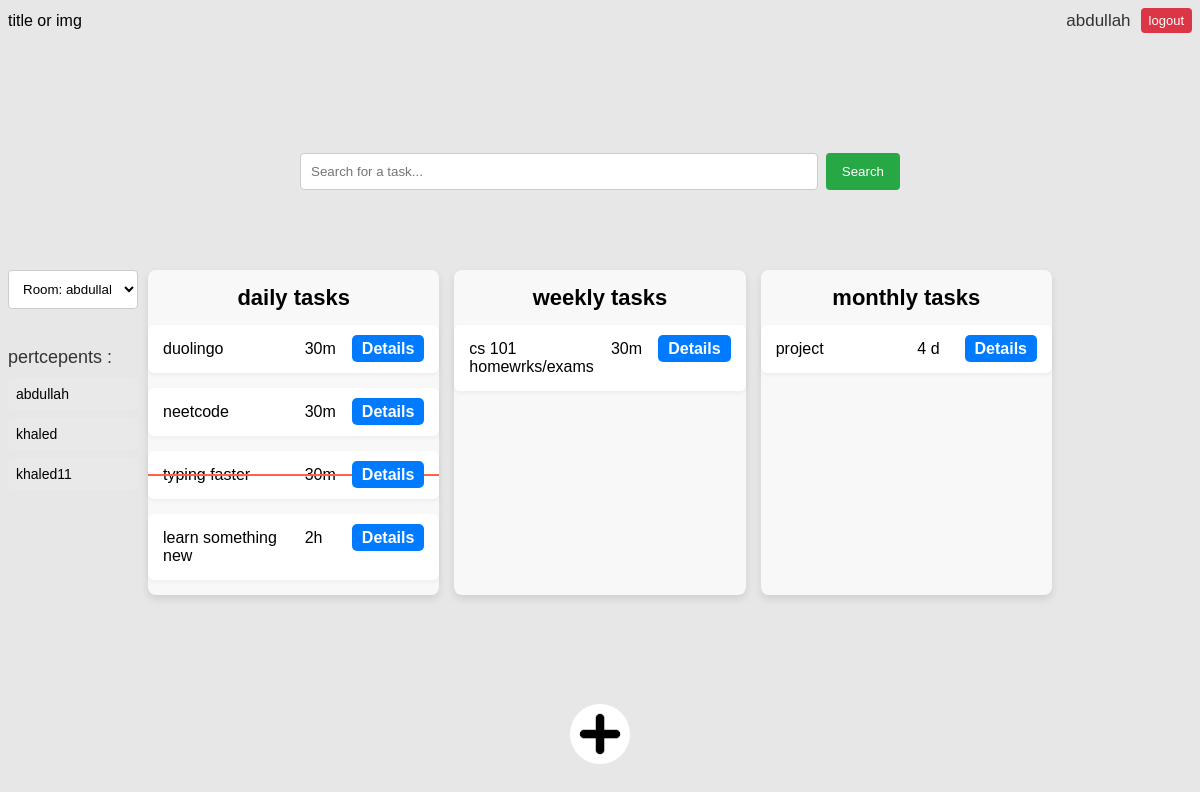
The page /?room_id=1 (signed in) on the database its author committed.
### taskapp/models.py (models this page shows)
class DayTask(models.Model):
    user = models.ForeignKey(User, on_delete=models.CASCADE, related_name='day_tasks')
    title = models.CharField(max_length=200)
    date_created = models.DateTimeField(default=timezone.now)
    description = models.TextField(blank=True, null=True)
    estimated_time = models.CharField(max_length=5, blank=True, null=True)  # New field for estimated time
    is_finished = models.BooleanField(default=False)
    room = models.ForeignKey(Room, on_delete=models.CASCADE, related_name='day_tasks')
    def __str__(self):
        return self.title

class WeeklyTask(models.Model):
    user = models.ForeignKey(User, on_delete=models.CASCADE, related_name='weekly_tasks')
    title = models.CharField(max_length=200)
    date_created = models.DateTimeField(default=timezone.now)
    description = models.TextField(blank=True, null=True)
    is_finished = models.BooleanField(default=False)
    estimated_time = models.CharField(max_length=5, blank=True, null=True)  # New field for estimated time
    day_of_week = models.CharField(max_length=9, choices=DAYS_OF_WEEK ,default='0')  # New field for day of the week
    room = models.ForeignKey(Room, on_delete=models.CASCADE, related_name='weekly_tasks')
    def __str__(self):
        return self.title

class MonthlyTask(models.Model):
    user = models.ForeignKey(User, on_delete=models.CASCADE, related_name='monthly_tasks')
    title = models.CharField(max_length=200)
    date_created = models.DateTimeField(default=timezone.now)
    description = models.TextField(blank=True, null=True)
    is_finished = models.BooleanField(default=False)
    estimated_time = models.CharField(max_length=5, blank=True, null=True)  # New field for estimated time
    day_of_month = models.IntegerField(default=1)
    room = models.ForeignKey(Room, on_delete=models.CASCADE, related_name='monthly_tasks')
    def __str__(self):
        return self.title

### taskapp/views.py (the view)
# urls.py: path('', views.index, name='index'), # Include your app's URLs
def index(request):
    query = request.GET.get('search', '')
    room_id = request.GET.get('room_id')
    rooms = Room.objects.filter(users=request.user.id)
    if request.user.is_authenticated:
        if room_id:
            room = get_object_or_404(Room, pk=room_id, users=request.user)
        else:
            first_room = rooms.first()
            if first_room:
                return redirect(reverse_lazy('index') + f'?room_id={first_room.id}')
            else:
                room = None
        if room:
            daytask = room.day_tasks.filter(title__icontains=query)
            weeklytask = room.weekly_tasks.filter(title__icontains=query)
            monthlytask = room.monthly_tasks.filter(title__icontains=query)
            return render(request, 'taskapp/index.html', {
                'daytask': daytask,
                'weeklytask': weeklytask,
                'monthlytask': monthlytask,
                'room': room,
                'rooms': rooms,
                'query': query,
                'users': room.users.all() if room else [],
            })
        else:
            return render(request, 'taskapp/no_room.html', {'query': query})
    else:
        return render(request, 'taskapp/index.html')

### taskapp/templates/taskapp/index.html (shortened to what this page needs)
{% include "base.html" %}
{% load static %}
{% block header %}
  <link rel="stylesheet" href="{% static 'taskapp/css/style.css' %}"/>
{% endblock header %}
{% block content %}
  <div class="addbutton">
    <img
      class="addimg"
      src="{% static 'taskapp/images/add.jpg' %}"
      alt=""
    />
  </div>
  <div class="navigation_bar">
    <div>
      title or img
    </div>
    <div class='flex'>
      <div class="user-greeting"> {{ user }}</div>
      <a href="{% url 'logout_page' %}" class="logout-button" >logout</a>
    </div>
  </div>
  <div class="search-container">
    <form
      action="{% url 'index' %}"
      method="get"
      class="search-form"
    >
      <input
        type="text"
        name="search"
        placeholder="Search for a task..."
        value="{{ query }}"
        class="search-input"
      />
      <button
        type="submit"
        class="search-button"
      >
        Search
      </button>
    </form>
  </div>
  <div class="grid2">
    <div class="left_bar">
      <select id="roomSelect">
        {% for r in rooms %}
        <option value="{% url 'index' %}?room_id={{ r.id }}">
          Room: {{ r.name }}
        </option>
        {% endfor %}
      </select>
      <div>
        <p class="Pert">pertcepents :</p>
        {% for user_n in users %}
        <div class="email">{{user_n}}</div>
        {% endfor %}
      </div>
    </div>
    <div class="grid">
      <div class="grid-item">
        <h1 class="tasksHeaders">daily tasks</h1>
        {% for task in daytask %}
        <div
          class="{{task.id}} daytask item {% if task.is_finished %}strikethrough{% endif %}"
        >
          <div class="flex-large">{{ task }}</div>
          <div class="flex-small">{{ task.estimated_time }}</div>
          <div class="flex-end">
            <a
              href='{% url "task" task.id %}?taskType=daytask'
              class="details-button"
              >Details</a
            >
          </div>
        </div>
        {% endfor %}
      </div>
      <div class="grid-item">
        <h1 class="tasksHeaders">weekly tasks</h1>
        {% for task in weeklytask %}
        <div
          class="{{task.id}} weeklytask item {% if task.is_finished %}strikethrough{% endif %}"
        >
          <div class="flex-large">{{ task }}</div>
          <div class="flex-small">{{ task.estimated_time }}</div>
          <div class="flex-end">
            <a
              href='{% url "task" task.id %}?taskType=weeklytask'
              class="details-button"
              >Details</a
            >
          </div>
        </div>
        {% endfor %}
      </div>
      <div class="grid-item">
        <h1 class="tasksHeaders">monthly tasks</h1>
        {% for task in monthlytask %}
        <div
          class="{{task.id}} monthlytask item {% if task.is_finished %}strikethrough{% endif %}"
        >
          <div class="flex-large">{{ task }}</div>
          <div class="flex-small">{{ task.estimated_time }}</div>
          <div class="flex-end">
            <a
              href='{% url "task" task.id %}?taskType=monthlytask'
              class="details-button"
              >Details</a
            >
          </div>
        </div>
        {% endfor %}
      </div>
    </div>
  </div>
{% endblock content %}

### templates/base.html (shortened to what this page needs)
{% load static %}
<!DOCTYPE html>
<html lang="en">
<head>
    <link href="{% static 'css/base.css' %}" rel="stylesheet">
</head>
<body>
</body>
</html>

### static/css/base.css (style rules this page uses)
body { background-color: rgb(231, 231, 231); font-family: Arial, sans-serif; }

### taskapp/static/taskapp/css/style.css (style rules this page uses)
body { position: relative; }
.grid { display: grid; grid-template-columns: repeat(3, 1fr); gap: 15px; margin-top: 0px; text-align: left; }
.grid-item { background-color: #f8f8f8; border-radius: 8px; box-shadow: 0 4px 8px rgba(0, 0, 0, 0.1); }
.flex-large { flex: 3; }
.flex-small { flex: 1; }
.item { display: flex; background-color: #ffffff; margin-bottom: 15px; padding: 15px; border-radius: 6px; box-shadow: 0 2px 4px rgba(0, 0, 0, 0.05); transition: background-color 0.3s; }
.strikethrough { position: relative; }
.addbutton { cursor: pointer; position: fixed; bottom: 0; left: 50%; transform: translate(-50%, -50%); }
.addimg { width: 60px; height: 60px; border-radius: 100%; }
.strikethrough::after { content: ""; position: absolute; left: 0; top: 50%; right: 0; border-top: 2px solid #ff6347; transform: translateY(-50%); }
.tasksHeaders { text-align: center; font-size: 22px; }
.details-button { position: relative; z-index: 1; cursor: pointer; padding: 5px 10px; background-color: #007bff; color: #ffffff; text-align: center; text-decoration: none; font-weight: bold; border-radius: 5px; transition: background-color 0.3s; }
.grid2 { margin-top: 30px; display: grid; grid-template-columns: 140px auto 140px; }
.user-greeting { margin: 0px; padding: 0px; font-size: 24px; color: #333; margin-right: 10px; font-size: 17px; }
.logout-button { display: inline-block; background-color: #dc3545; color: white; padding: 5px 8px; text-decoration: none; font-size: 13px; border-radius: 4px; }
.search-container { margin-inline: auto; width: 600px; margin-bottom: 80px; }
.search-form { display: flex; flex-wrap: wrap; }
.search-input { flex-grow: 1; padding: 10px; border: 1px solid #ccc; border-radius: 4px; margin-right: 8px; }
.search-button { background-color: #28a745; color: white; padding: 10px 16px; border: none; border-radius: 4px; cursor: pointer; }
.left_bar { padding-right: 10px; }
#roomSelect { width: 100%; padding: 10px; margin-bottom: 20px; border: 1px solid #ccc; border-radius: 4px; background-color: white; }
.Pert { font-size: 18px; color: #333; margin-bottom: 10px; }
.email { background-color: #e9e9e9; padding: 8px; margin-bottom: 8px; border-radius: 4px; font-size: 14px; word-break: break-all; }
.navigation_bar { display: flex; align-items: center; justify-content: space-between; margin-bottom: 120px; }
.flex { display: flex; justify-content: center; align-items: center; }

### rows shown on the page
DayTask: title "duolingo", estimated_time "30m"
DayTask: title "neetcode", estimated_time "30m"
DayTask: title "typing faster", estimated_time "30m"
DayTask: title "learn something new", estimated_time "2h"
WeeklyTask: title "cs 101 homewrks/exams", estimated_time "30m"
MonthlyTask: title "project", estimated_time "4 d"

### other values the page prints
{{ user }} "abdullah"
{{ user_n }} "abdullah"
{{ user_n }} "khaled"
{{ user_n }} "khaled11"
